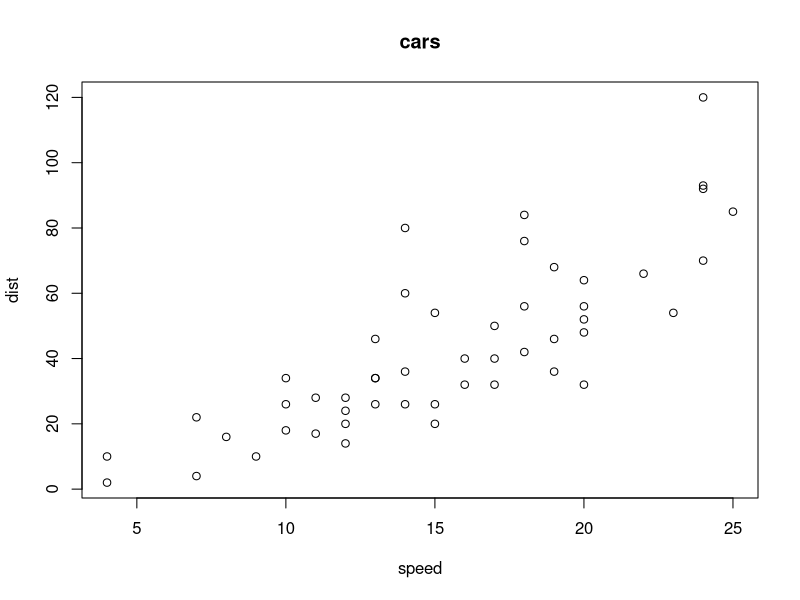
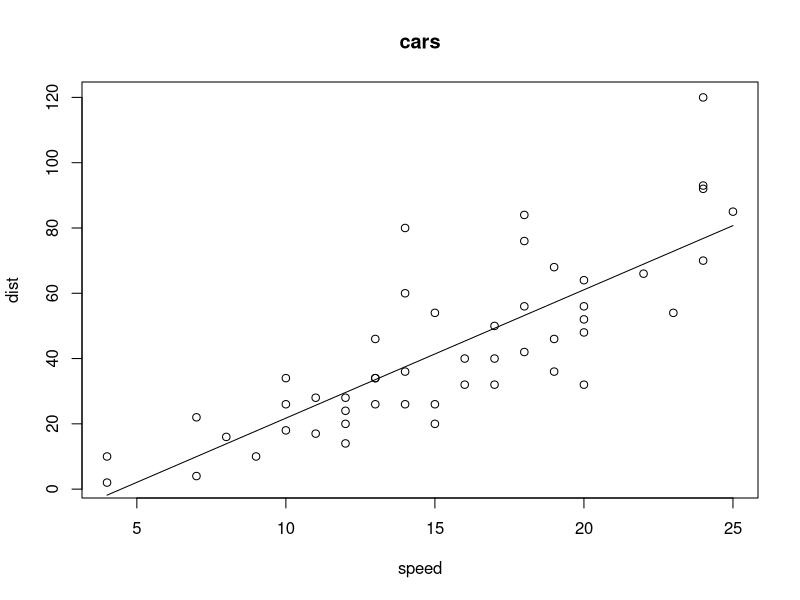

Here is the R script that generated these plots, in order:
# head(cars)
plot(formula = cars$dist ~ cars$speed ,data = cars,xlab = "speed",ylab ="dist",main="cars")
readline()

l = lm(formula = dist ~ speed, data = cars)
print(coef(l))
print(summary(l)$r.squared)
print(predict(l, newdata = data.frame(speed = c(19.5)), interval = "confidence"))
print(predict(l, newdata = data.frame(speed = c(19.5)), interval = "prediction"))
readline()

plot(formula = cars$dist ~ cars$speed ,data = cars,xlab = "speed",ylab ="dist",main="cars")

func = function(x){
	return(coef(l)["(Intercept)"] +coef(l)["speed"]*x)
}
curve( func ,add = T)